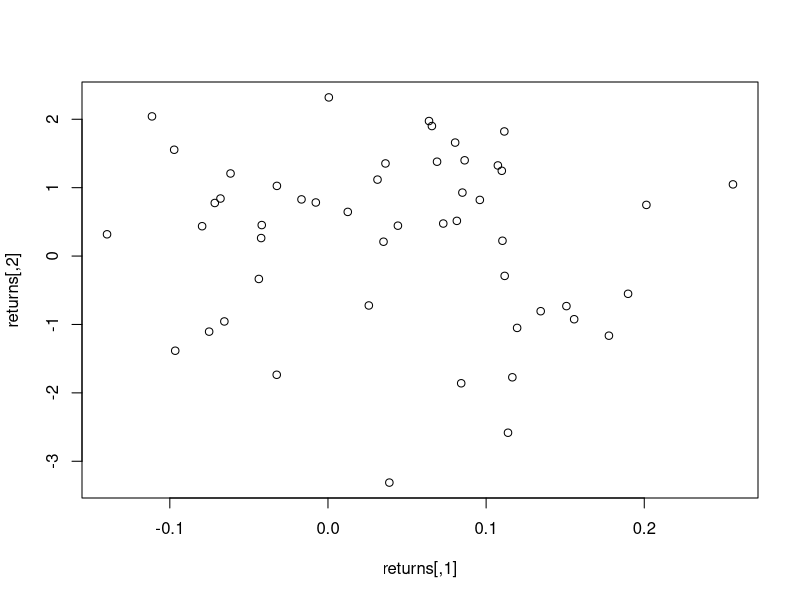

The R script that drew this image: (Note: this script raises an error after producing the figure.)
# Create a vector of 50 years
years <- 1:50

# Create a matrix to store the asset returns
returns <- matrix(NA, nrow = 50, ncol = 3)

# Set the mean and standard deviation of the normal distribution
mu_normal <- 0.05
sigma_normal <- 0.10

# Set the degrees of freedom of the t distribution
df_t <- 5

# Set the AR(1) coefficient
phi <- -0.20

# Generate the asset returns
for (i in 1:50) {
  # Generate a normal return
  returns[i, 1] <- rnorm(1, mean = mu_normal, sd = sigma_normal)
  
  # Generate a t return
  returns[i, 2] <- rt(1, df = df_t)
  
  # Generate a mean-reverting return
  if(i==1) returns[i, 3] <- rnorm(1, mean = 0, sd = sigma_normal) else
    returns[i, 3] <- phi * returns[i - 1, 3] + rnorm(1, mean = 0, sd = sigma_normal)
}

# Plot the asset returns
plot(returns)

returns
cor(returns[, 1], returns[, 2])


# Load the required libraries
library(MASS)
library(mvtnorm)

# Set the seed for reproducibility
set.seed(123)

# Set the number of years
n_years <- 50

# Set correlation matrix
rho <- matrix(c(1.0, 0.5, 0.3,
                0.5, 1.0, 0.6,
                0.3, 0.6, 1.0), nrow=3, ncol=3)

# Set mean returns and standard deviation for the assets
mean_returns <- c(0.07, 0.06, 0.05)
sd_returns <- c(0.15, 0.20, 0.25)

# Generate normally distributed returns for asset 1
asset1_returns <- rmvnorm(n=n_years, mean=mean_returns[1], sigma=rho[1,1]*sd_returns[1]^2)

# Generate t-distributed returns for asset 2 (df=3 for fatter tails)
asset2_returns <- rmvt(n=n_years, sigma=rho[2,2]*sd_returns[2]^2, df=3)
asset2_returns <- asset2_returns * sd_returns[2] / sd(asset2_returns) + mean_returns[2] - mean(asset2_returns)

# Generate mean-reverting returns for asset 3
asset3_returns <- arima.sim(n=n_years, list(order=c(1,0,0), ar=-0.2, sd=sqrt(rho[3,3])*sd_returns[3]))
asset3_returns <- asset3_returns * sd_returns[3] / sd(asset3_returns) + mean_returns[3] - mean(asset3_returns)

# Combine into a data frame
returns <- data.frame(year=1:n_years, asset1=asset1_returns, asset2=asset2_returns, asset3=asset3_returns)

# Print the returns
print(returns)

cor(returns[, 1], returns[, 2])




